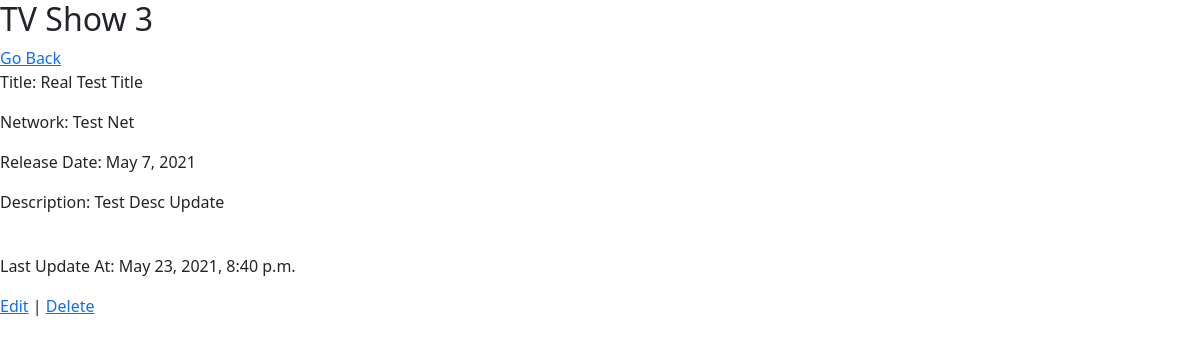
Before: /shows/3 with the older database file.
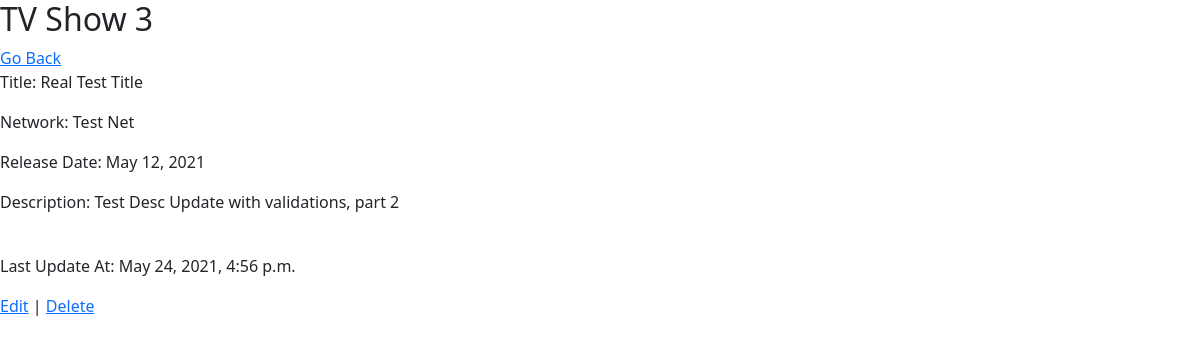
After: the same page with the newer database file.
### shows/models.py (models this page shows)
class Show(models.Model):
    title = models.CharField(max_length=255)
    release_date = models.DateField()
    desc = models.CharField(max_length=255)
    network = models.ForeignKey(Network, related_name="show", on_delete=models.CASCADE)
    created_at = models.DateTimeField(auto_now_add=True)
    updated_at = models.DateTimeField(auto_now=True)
    objects = ShowManager()

class Network(models.Model):
    name = models.CharField(max_length=255)
    created_at = models.DateTimeField(auto_now_add=True)
    updated_at = models.DateTimeField(auto_now=True)

### shows/views.py (the view)
# urls.py: path('shows/<int:show_id>',views.one_show),
def one_show(request, show_id):
    context = {
        "show" : Show.objects.get(id=show_id)
    }
    return render(request,'one_show.html',context)

### shows/templates/one_show.html (shortened to what this page needs)
<!DOCTYPE html>
<html lang="en">
<head>
    <link href="https://cdn.jsdelivr.net/npm/bootstrap@5.0.1/dist/css/bootstrap.min.css" rel="stylesheet">
</head>
<body>
    <h2>TV Show {{show.id}}</h2>
    <a href="/shows">Go Back</a>
    <p>Title: {{show.title}}</p>
    <p>Network: {{show.network.name}}</p>
    <p>Release Date: {{show.release_date}}</p>
    <p>Description: {{show.desc}}</p>
    <br>
    <p>Last Update At: {{show.updated_at}}</p>
    <a href="/shows/{{show.id}}/edit">Edit</a> | <a href="/shows/{{show.id}}/delete">Delete</a>
</body>
</html>

Changed rows visible on the page:
changed Show "Real Test Title": release_date "May 7, 2021" → "May 12, 2021"; desc "Test Desc Update" → "Test Desc Update with validations, part 2"; updated_at "May 23, 2021, 8:40 p.m." → "May 24, 2021, 4:56 p.m."
